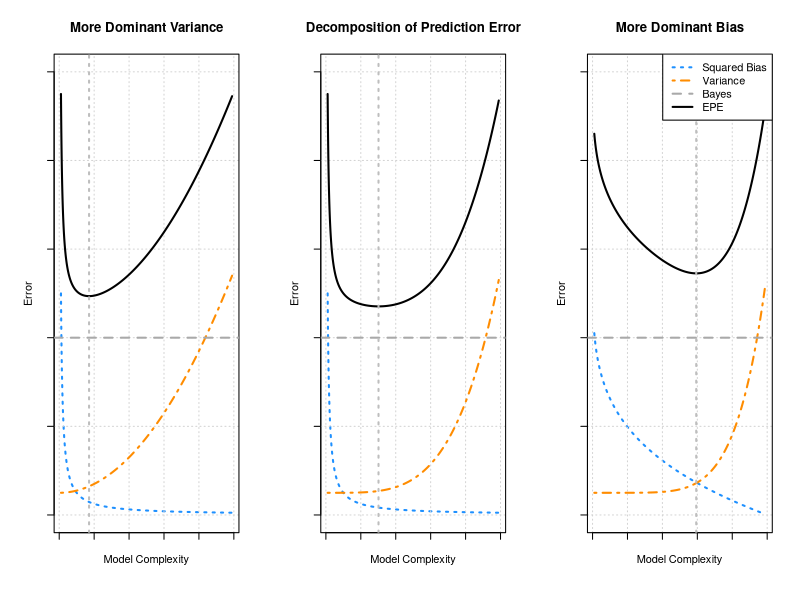
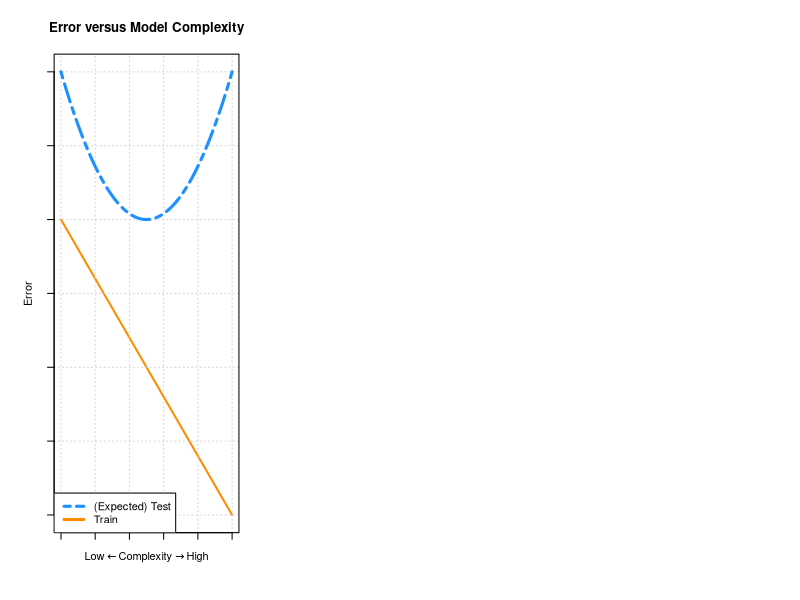

Reproduce these figures in R, in order.
## ---- chunk 1
knitr::opts_chunk$set(echo = TRUE)
library(tidyverse)
## ---- chunk 2
x = seq(0.01, 0.99, length.out = 1000)

par(mfrow = c(1, 3))
par(mgp = c(1.5, 1.5, 0))

b = 0.05 / x
v = 5 * x ^ 2 + 0.5
bayes = 4
epe = b + v + bayes

plot(x, b, type = "l", ylim = c(0, 10), col = "dodgerblue", lwd = 2, lty = 3,
     xlab = "Model Complexity", ylab = "Error", axes = FALSE,
     main = "More Dominant Variance")
axis(1, labels = FALSE)
axis(2, labels = FALSE)
grid()
box()
lines(x, v, col = "darkorange", lwd = 2, lty = 4)
lines(x, epe, col = "black", lwd = 2)
abline(h = bayes, lty = 2, lwd = 2, col = "darkgrey")
abline(v = x[which.min(epe)], col = "grey", lty = 3, lwd = 2)

b = 0.05 / x
v = 5 * x ^ 4 + 0.5
bayes = 4
epe = b + v + bayes

plot(x, b, type = "l", ylim = c(0, 10), col = "dodgerblue", lwd = 2, lty = 3,
     xlab = "Model Complexity", ylab = "Error", axes = FALSE,
     main = "Decomposition of Prediction Error")
axis(1, labels = FALSE)
axis(2, labels = FALSE)
grid()
box()
lines(x, v, col = "darkorange", lwd = 2, lty = 4)
lines(x, epe, col = "black", lwd = 2)
abline(h = bayes, lty = 2, lwd = 2, col = "darkgrey")
abline(v = x[which.min(epe)], col = "grey", lty = 3, lwd = 2)

b = 6 - 6 * x ^ (1 / 4)
v = 5 * x ^ 6 + 0.5
bayes = 4
epe = b + v + bayes

plot(x, b, type = "l", ylim = c(0, 10), col = "dodgerblue", lwd = 2, lty = 3,
     xlab = "Model Complexity", ylab = "Error", axes = FALSE,
     main = "More Dominant Bias")
axis(1, labels = FALSE)
axis(2, labels = FALSE)
grid()
box()
lines(x, v, col = "darkorange", lwd = 2, lty = 4)
lines(x, epe, col = "black", lwd = 2)
abline(h = bayes, lty = 2, lwd = 2, col = "darkgrey")
abline(v = x[which.min(epe)], col = "grey", lty = 3, lwd = 2)
legend("topright", c("Squared Bias", "Variance", "Bayes", "EPE"), lty = c(3, 4, 2, 1),
       col = c("dodgerblue", "darkorange", "darkgrey", "black"), lwd = 2)
## ---- chunk 3
x = seq(0, 100, by = 0.001)
f = function(x) {
  ((x - 50) / 50) ^ 2 + 2
}
g = function(x) {
  1 - ((x - 50) / 50)
}

par(mgp = c(1.5, 1.5, 0)) 
plot(x, g(x), ylim = c(0, 3), type = "l", lwd = 2,
     ylab = "Error", xlab = expression(Low %<-% Complexity %->% High),
     main = "Error versus Model Complexity", col = "darkorange", 
     axes = FALSE)
grid()
axis(1, labels = FALSE)
axis(2, labels = FALSE)
box()
curve(f, lty = 6, col = "dodgerblue", lwd = 3, add = TRUE)
legend("bottomleft", c("(Expected) Test", "Train"), lty = c(6, 1), lwd = 3,
       col = c("dodgerblue", "darkorange"))
